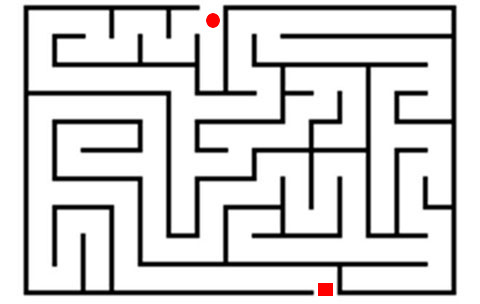
#> input picture Maze/maze_2.jpg, 480 x 304 px
$ python maze.py   (Python 2 division)
#> lines starting #> are read from the running program, lines starting #| are printed output that depends on the picture; after the words box and inside, x2 and y2 are one past the last pixel; in counts of white or black regions, pixels touching at a corner belong together
import numpy as np
import cv2
import cv
img = cv2.imread("maze_2.jpg")
#> img is the input picture: shape (304, 480, 3); mean B, G, R 212.7, 212.7, 213.3
# [4 lines of commented-out code are left out]


red = cv2.inRange(img,np.array((0,0,120)),np.array((30,30,255)))
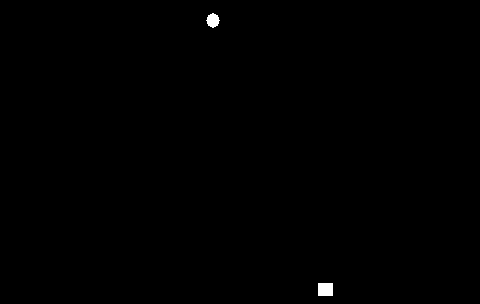
#> red: shape (304, 480); 0.23% white; 2 white regions
#cv2.imshow("TEST",red)

contours,h = cv2.findContours(red,1,2)
#> contours = 2 contours; box (x1, y1, x2, y2) and area: (318, 283, 333, 296) 168, (206, 13, 220, 28) 122; h = [[1, -1, -1, -1], [-1, 0, -1, -1]]

for cnt in contours:
    apprqox = cv2.approxPolyDP(cnt,0.01*cv2.arcLength(cnt,True),True)
#> (the run stopped early here; a loop or call above may not have finished)
